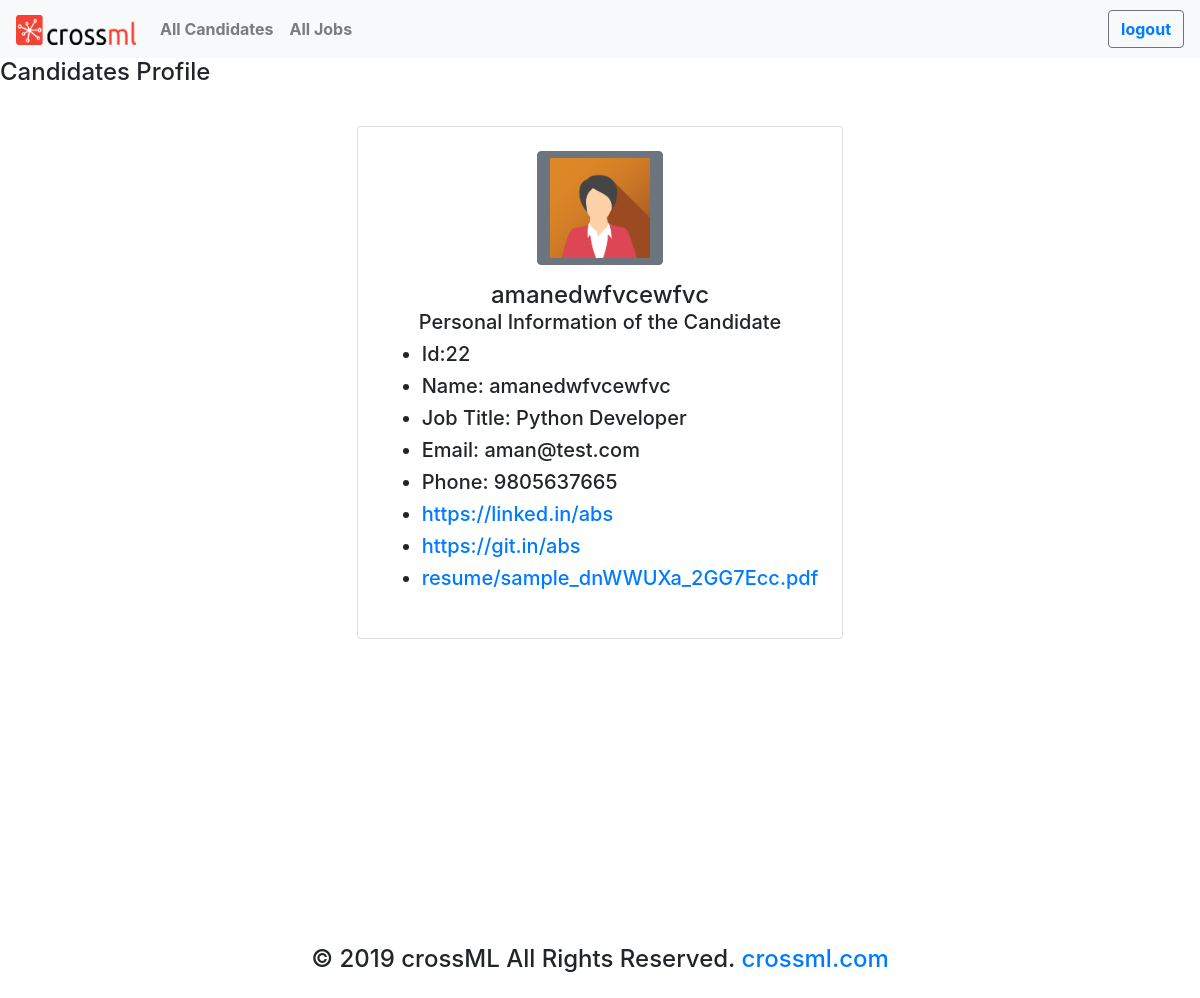
The page /dashboard/profile/22/ (signed in) on the database its author committed.
### careers/models.py (models this page shows, shortened)
class  Application_forms(models.Model):
    name = models.CharField(max_length=50)
    email = models.EmailField(max_length=254)
    phone_number = models.CharField(max_length=12)
    li_link =models.URLField(max_length=500,blank=True,null=True)
    git_link =models.URLField(max_length=500,blank=True,null=True)
    cv_file = models.FileField(validators=[FileExtensionValidator(['pdf'])], upload_to='resume')
    job_title = models.CharField(max_length=100, null=True)
    created_at = models.DateTimeField(auto_now_add=True,null=True)

### dashboard/views.py (the view)
# urls.py: path('profile/<int:pk>/', views.Show_candidates_profile, name="profile"),
@login_required
def Show_candidates_profile(request,pk):
    cadidt=get_object_or_404(Application_forms,pk=pk)
    context={
        'cadidt':cadidt,
    }
    return render(request, 'dashboard/profile.html',context)

### templates/dashboard/profile.html (shortened to what this page needs)
{% extends 'base.html' %}
{% load static %}
{% block body %}
<h4> Candidates Profile </h>
    <div class="container mt-4 mb-4 p-3 d-flex justify-content-center">
        <div class="card p-4">
            <div class=" image d-flex flex-column justify-content-center align-items-center"> <button
                    class="btn btn-secondary"> <img src="{% static 'images/avatar6.png' %}" height="100"
                        width="100" /></button> <span class="name mt-3">{{ cadidt.name }}</span>
                <h5>Personal Information of the Candidate</h5>
                <ul>
                    <h5><li> Id:{{ cadidt.id }}</li></h5>
                    <h5><li> Name: {{ cadidt.name }}</li></h5>
                    <h5><li> Job Title: {{ cadidt.job_title }}</li></h5>
                    <h5><li> Email: {{ cadidt.email }}</li></h5>
                    <h5><li> Phone: {{ cadidt.phone_number }}</li></h5>
                    <h5><li><a href="{{cadidt.li_link}}">{{cadidt.li_link}}</a></li></h5>
                    <h5><li><a href="{{cadidt.git_link}}">{{cadidt.git_link}}</a></li></h5>
                    <h5><li><a href="/media/{{cadidt.cv_file}}">{{cadidt.cv_file}}</a></li></h5>
                </ul>
            </div>
        </div>
    </div>
    {% endblock %}

### rows shown on the page
Application_forms: name "amanedwfvcewfvc", id "22", job_title "Python Developer", email "aman@test.com", phone_number "9805637665", li_link "https://linked.in/abs", git_link "https://git.in/abs", cv_file "resume/sample_dnWWUXa_2GG7Ecc.pdf"
